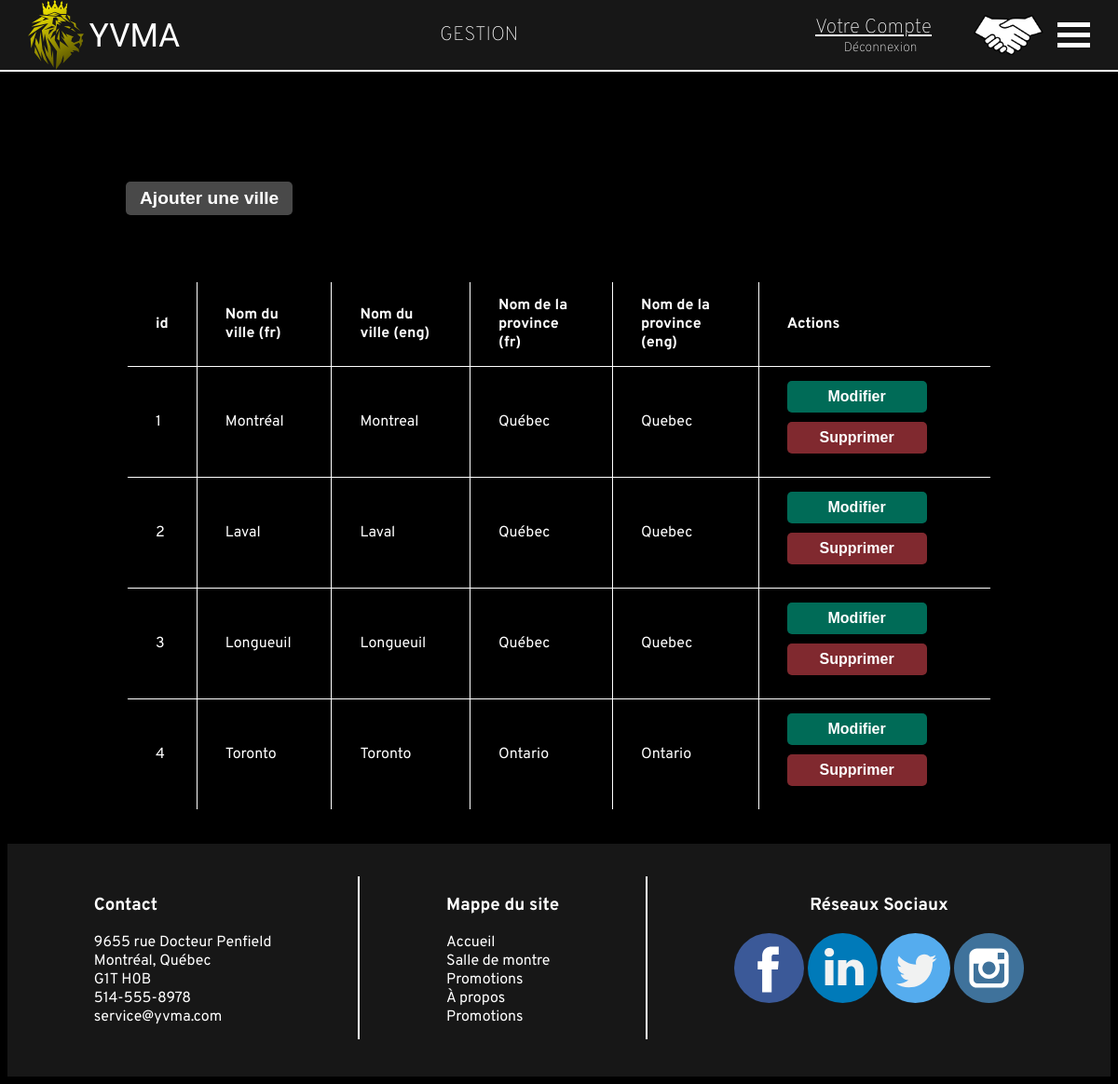
The app's page /VEHICULES_DOCCASION_INC/index.php?Utilisateur&action=listeVilles (signed in) with its own data.
### tables this page shows
CREATE TABLE ville (
	idVille SMALLINT UNSIGNED AUTO_INCREMENT,
	nomVilleFR VARCHAR(50) NOT NULL,
	nomVilleEN VARCHAR(50) NOT NULL,
	provinceCode CHAR(2) NOT NULL,
	visibilite BOOLEAN NOT NULL,
	PRIMARY KEY(idVille),
	FOREIGN KEY(provinceCode) REFERENCES province(codeProvince)
);

CREATE TABLE province (
	codeProvince CHAR(2),
	nomProvinceFR VARCHAR(50) NOT NULL,
	nomProvinceEN VARCHAR(50) NOT NULL,
	paysId SMALLINT UNSIGNED NOT NULL,
	visibilite BOOLEAN NOT NULL,
	PRIMARY KEY(codeProvince),
	FOREIGN KEY(paysId) REFERENCES pays(idPays)
);

### VEHICULES_DOCCASION_INC/index.php (called while the page is built, shortened)
<?php
    function mon_autoloader($classe) {
        $repertoires = array(RACINE . "controleurs/",
						RACINE . "modeles/",
						RACINE . "vues/");
        foreach ($repertoires as $rep) {
            if (file_exists($rep . $classe . ".php")) {
                return;
            }
        }
    }
	Routeur::route();
?>

### VEHICULES_DOCCASION_INC/modeles/TemplateDAO.php (called while the page is built, shortened)
<?php
	abstract class TemplateDAO {
		public function __construct() {
			$this->connexion = new PDO("mysql:host=localhost;dbname=concessionnaire", "root", "");
		}
	}
?>

### VEHICULES_DOCCASION_INC/modeles/Modele_Utilisateur.php (called while the page is built, shortened)
<?php
	class Modele_Utilisateur extends TemplateDAO {
        public function obtenir_villes() {
            $requete = "SELECT * FROM ville JOIN province ON provinceCode = codeProvince
                WHERE ville.visibilite = 1";
            $resultats = $this -> connexion -> query($requete);
            $resultats -> execute();
            return $resultats -> fetchAll(PDO::FETCH_ASSOC);
        }
	}
?>

### VEHICULES_DOCCASION_INC/vues/ListeVillesadmin.php (the view, shortened to what this page needs)
<section class="yu-section">
    <div class="yu-table-ville yu-btn-ajouter-container">
    <button class="yu-btn-ajouter">Ajouter une ville</button>
    </div>
    <div class="yu-table-responsive">
    <table class="yu-table yu-table-ville">
        <thead>
            <tr>
                <th>id</th>
                <th>Nom du ville (fr)</th>
                <th>Nom du ville (eng)</th>
                <th>Nom de la province (fr)</th>
                <th>Nom de la province (eng)</th>
                <th>Actions</th>
            </tr>
        </thead>
    <tbody>
    <?php foreach ($data['villes'] as $ville) { ?>
        <tr>
            <td data-js-idVille><?= $ville["idVille"]?></td>
            <td><?= $ville["nomVilleFR"]?></td>
            <td><?= $ville["nomVilleEN"]?></td>
            <td><?= $ville["nomProvinceFR"]?></td>
            <td><?= $ville["nomProvinceEN"]?></td>
            <td><button class="yu-btn-modifier yu-btn">Modifier</button><button class="yu-btn-supprimer yu-btn">Supprimer</button></td>
        </tr>
    <?php }?>
    </tbody>
    </table>
    </div>
</section>

### VEHICULES_DOCCASION_INC/assets/styles/styles.css (style rules this page uses)
* { color: white; }
body { max-width: 100%; margin-top: calc(75px - 30px); box-sizing: border-box; font-family: 'Overpass', sans-serif; overflow-x: hidden; }
button { -webkit-appearance: none; -moz-appearance: none; border: none; border-radius: 0; cursor: pointer; outline: none; padding: .5em 20px; transition: background-color .3s ease; width: fit-content; }
table { border-collapse: collapse; }
table, tr, th, td { border: solid 1px black; }
th, td { padding: 15px 30px; text-align: left; }

### VEHICULES_DOCCASION_INC/assets/styles/admin.css (style rules this page uses)
body { background-color: black; background-size: cover; background-attachment: fixed; background-position-y: 75px; overflow-x: hidden; }
.yu-btn-ajouter { color: white; padding: 7px 15px; background: rgba(73, 73, 73, 1); border-radius: 5px; box-shadow: 0 0 8px 1px rgb(0 0 0 / 70%); max-width: 1024px; margin: 70px 0 0 0; font-size: 1.2em; font-weight: 600; text-align: center; }
.yu-btn-modifier { background: rgb(0, 107, 87, 1); width: 150px; margin: 0 auto; border-radius: 5px; box-shadow: 0 0 8px 1px rgb(0 0 0 / 70%); font-size: 1em; font-weight: 600; }
.yu-btn-supprimer { background: #80292F; width: 150px; margin: 10px auto; border-radius: 5px; box-shadow: 0 0 8px 1px rgb(0 0 0 / 70%); font-size: 1em; font-weight: 600; }
.yu-table, .yu-table th, .yu-table td { border: 1px solid white; border-collapse: collapse; color: white; }
.yu-table-responsive { display: block; width: 100%; overflow-x: auto; }
.yu-table { width: 100%; max-width: 100%; margin: 70px auto; background: rgba(0, 0, 0, 0.9); box-shadow: 0 0 16px 15px rgba(0, 0, 0, 0.7); border: 2px solid rgba(0, 0, 0, 0); }
.yu-btn-ajouter-container { padding-top: 80px; }
.yu-table-ville { max-width: 930px; margin: 35px auto; }

### records on screen
ville: idVille "1", nomVilleFR "Montréal", nomVilleEN "Montreal", provinceCode.nomProvinceFR "Québec", provinceCode.nomProvinceEN "Quebec"
ville: idVille "2", nomVilleFR "Laval", nomVilleEN "Laval", provinceCode.nomProvinceFR "Québec", provinceCode.nomProvinceEN "Quebec"
ville: idVille "3", nomVilleFR "Longueuil", nomVilleEN "Longueuil", provinceCode.nomProvinceFR "Québec", provinceCode.nomProvinceEN "Quebec"
ville: idVille "4", nomVilleFR "Toronto", nomVilleEN "Toronto", provinceCode.nomProvinceFR "Ontario", provinceCode.nomProvinceEN "Ontario"
